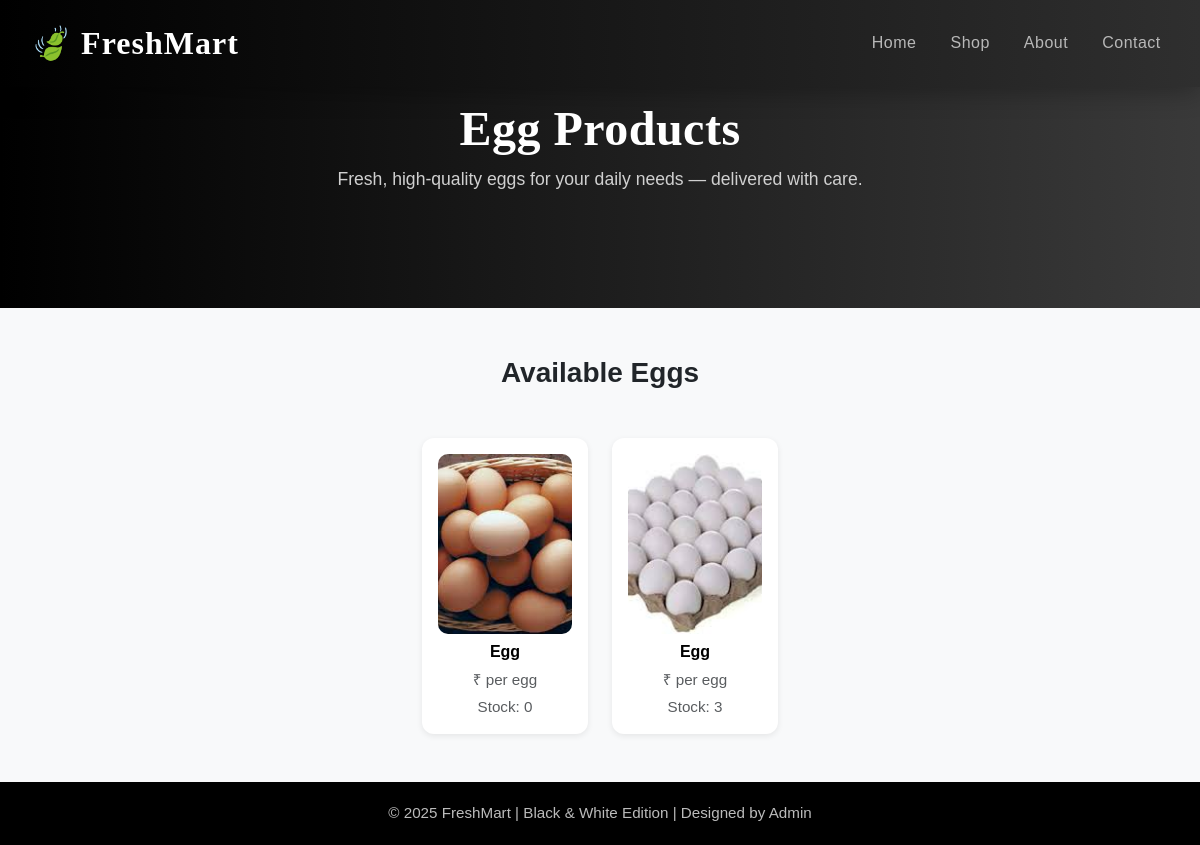
Before: /egg_pageview with the older database file.
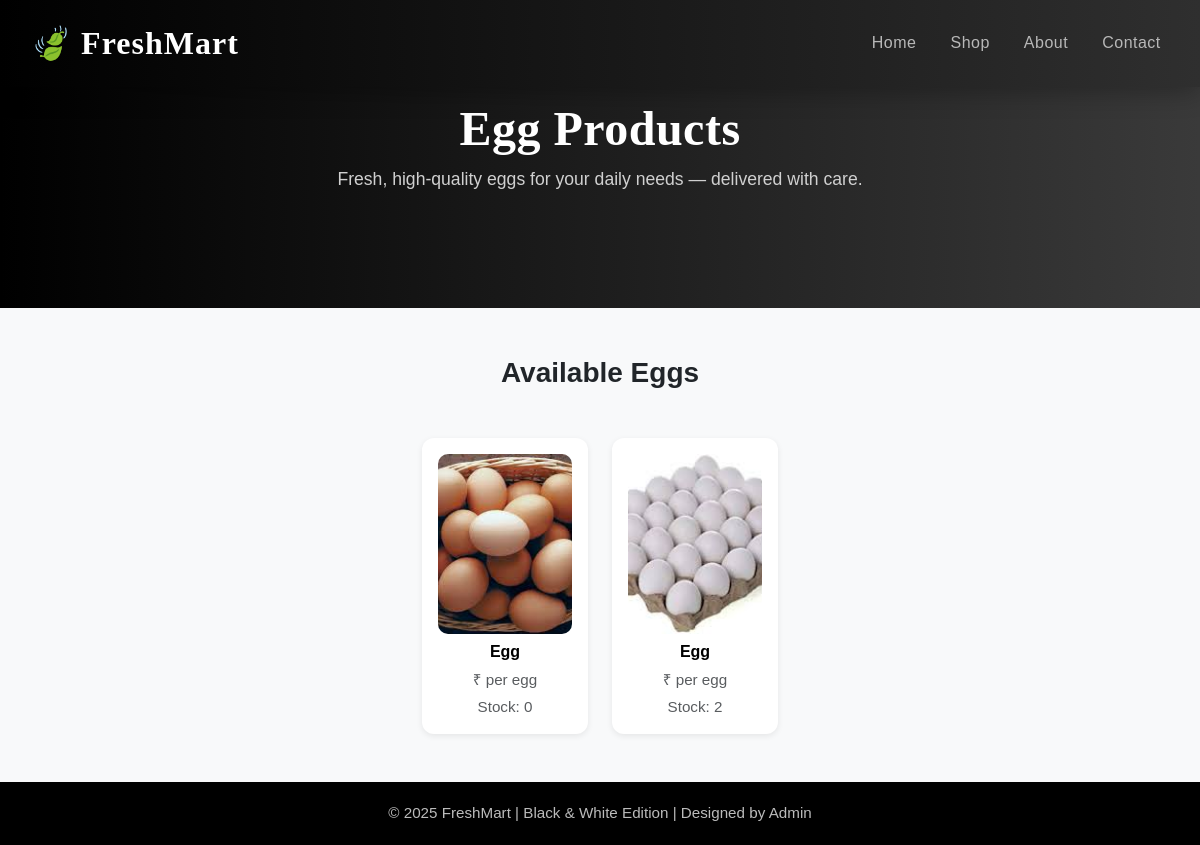
After: the same page with the newer database file.
### myapp/models.py (models this page shows, shortened)
class Productegg(models.Model):
    image = models.ImageField(upload_to='products')
    stock = models.PositiveIntegerField(default=0)
    name = models.CharField(max_length=100)
    date = models.DateTimeField(auto_now=True)
    available = models.BooleanField(default=True)
    price = models.IntegerField(help_text="Price for one egg (in rupees)")

### myapp/views.py (the view)
# urls.py: path('egg_pageview',views.egg_pageview,name='egg_pageview'),
def egg_pageview(request):
    s=Productegg.objects.all()
    return render(request,'egg_pageview.html',{'result':s})

### templates/egg_pageview.html (shortened to what this page needs)
{% load static %}
<!doctype html>
<html lang="en">
<head>
  <link href="https://cdn.jsdelivr.net/npm/bootstrap@5.3.2/dist/css/bootstrap.min.css" rel="stylesheet">
</head>
<body>
<nav class="navbar navbar-expand-lg navbar-dark fixed-top">
  <div class="container-fluid">
    <a class="navbar-brand" href="/">🍃 FreshMart</a>
    <div class="collapse navbar-collapse justify-content-end" id="navbarNav">
      <ul class="navbar-nav align-items-lg-center">
        <li class="nav-item"><a class="nav-link {% if request.path == '/' %}active{% endif %}" href="/">Home</a></li>
        <li class="nav-item"><a class="nav-link {% if 'shop' in request.path %}active{% endif %}" href="{% url 'shop' %}">Shop</a></li>
        <li class="nav-item"><a class="nav-link {% if 'about' in request.path %}active{% endif %}" href="{% url 'about' %}">About</a></li>
        <li class="nav-item"><a class="nav-link" href="contact">Contact</a></li>
      </ul>
    </div>
  </div>
</nav>
<section class="hero">
  <div class="container">
    <h1 class="fw-bold">Egg Products</h1>
    <p class="lead">Fresh, high-quality eggs for your daily needs — delivered with care.</p>
  </div>
</section>
<section class="py-5 bg-light">
  <div class="container">
    <h3 class="text-center mb-5 fw-semibold text-dark">Available Eggs</h3>
    <div class="row g-4 justify-content-center">
      {% for egg in result %}
      <div class="col-6 col-sm-4 col-md-3 col-lg-2">
        <a href="{% url 'egg_cart' egg.id %}" class="text-decoration-none text-dark">
          <div class="card product-card h-100 text-center p-3">
            {% if egg.image %}
              <img src="{{ egg.image.url }}" alt="{{ egg.name }}">
            {% else %}
              <img src="{% static 'images/no_image.png' %}" alt="No Image">
            {% endif %}
            <div class="card-body p-0 mt-2">
              <h6 class="fw-bold">{{ egg.name }}</h6>
              <p class="text-muted mb-1">₹{{ egg.price_per_egg }} per egg</p>
              <p class="text-muted mb-0">Stock: {{ egg.stock }}</p>
            </div>
          </div>
        </a>
      </div>
      {% empty %}
      <p class="text-center text-muted">No egg products available.</p>
      {% endfor %}
    </div>
  </div>
</section>
<footer class="text-center">
  <div class="container">
    <p class="mb-0">© 2025 FreshMart | Black & White Edition | Designed by Admin</p>
  </div>
</footer>
</body>
</html>

### templates/egg_pageview.html (style rules this page uses)
:root { --black: #000; --white: #fff; --gray-dark: #2f2f2f; --gray-light: #b8b8b8; --gray-bg: #f4f4f4; }
body { background-color: var(--gray-bg); color: var(--black); font-family: 'Poppins', sans-serif; }
.navbar { background: linear-gradient(90deg, var(--black), var(--gray-dark)); box-shadow: 0 4px 25px rgba(0, 0, 0, 0.3); padding: 0.9rem 1.2rem; transition: all 0.3s ease; }
.navbar-brand { font-family: 'Playfair Display', serif; font-size: 2rem; font-weight: 700; color: var(--white) !important; letter-spacing: 1px; transition: all 0.3s ease; }
.nav-link { color: var(--gray-light) !important; font-weight: 500; margin-left: 18px; letter-spacing: 0.5px; transition: all 0.3s ease; }
.hero { background: linear-gradient(to right, #000, #3a3a3a); color: var(--white); padding: 100px 0; text-align: center; }
.hero h1 { font-family: 'Playfair Display', serif; font-weight: 700; font-size: 3rem; letter-spacing: 0.5px; }
.hero p { color: #d0d0d0; font-size: 1.1rem; }
.product-card { background-color: #fff; border: none; border-radius: 12px; transition: all 0.4s ease; overflow: hidden; box-shadow: 0 2px 6px rgba(0,0,0,0.08); }
.product-card img { width: 100%; height: 180px; object-fit: cover; border-radius: 10px; transition: all 0.4s ease; }
.card-body h6 { font-weight: 600; color: var(--black); }
.card-body p { color: #666; font-size: 0.95rem; }
footer { background-color: var(--black); color: #bbb; padding: 20px 0; font-size: 0.95rem; }

Changed rows visible on the page:
changed Productegg (number 2 of 2 on the later page): stock "3" → "2"
